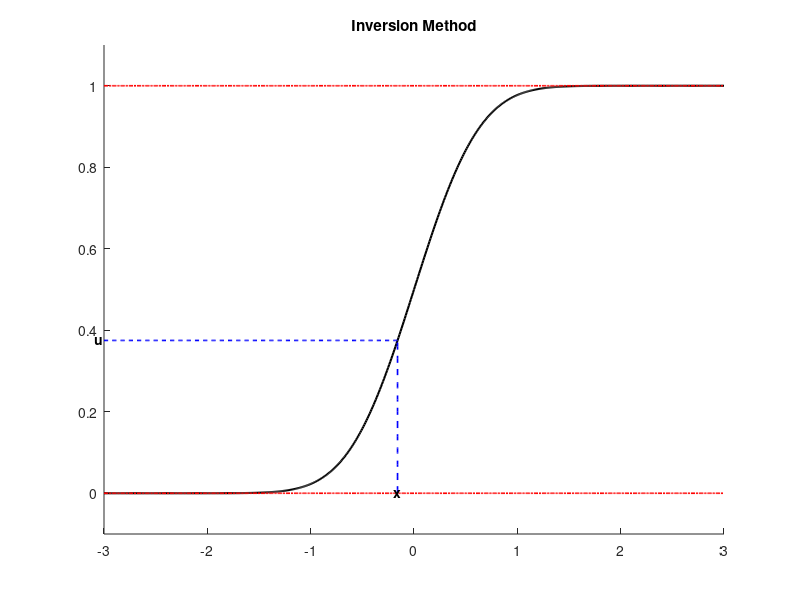

Reproduce this figure in MATLAB.
%% INVERSION METHOD
% This script plot an image that can be used to explain the inversion
% method

% we use the inverse of the CDF of the  normal distribution
% x=norminv(p,mu,sigma); % inverse of the cdf of the normal
% p=normcdf(x,mu,sigma); % cdf of the normal


mu=0; % mean
sigma=0.5; % standard deviation
support=-3:0.01:3;  %support of the normal


hold on 
set(0,'defaultlinelinewidth',1.2);

plot(support,normcdf(support,mu,sigma),'black','LineWidth',1.5) 
% plot(support,normpdf(support,mu,sigma),'cyan')
%       If you want it is possible to see also the pdf of the distribution
%       even though in this case it is only misleading
% legend('CDF','PDF')
axis([-3 3 -0.1 1.1])

u_v=0.375;   % point U
x_v=norminv(u_v,mu,sigma);  % point X
plot(-3:0.01:x_v,u_v*ones(size(-3:0.01:x_v)),'--blue'); % line from the cdf to X
plot(x_v*ones(size(0:0.01:u_v)),0:0.01:u_v, '--blue');  % line from U to the cdf
% Boundary 
plot(support,zeros(size(support)),'-.red');  % 0 bound
plot(support,ones(size(support)),'-.red');   % 1 bound

text(-3,u_v,'u','FontWeight','bold','HorizontalAlignment','right') % position for the test of U
text(x_v,0,'x','FontWeight','bold','HorizontalAlignment','center') % position for the test of X

title('Inversion Method')



